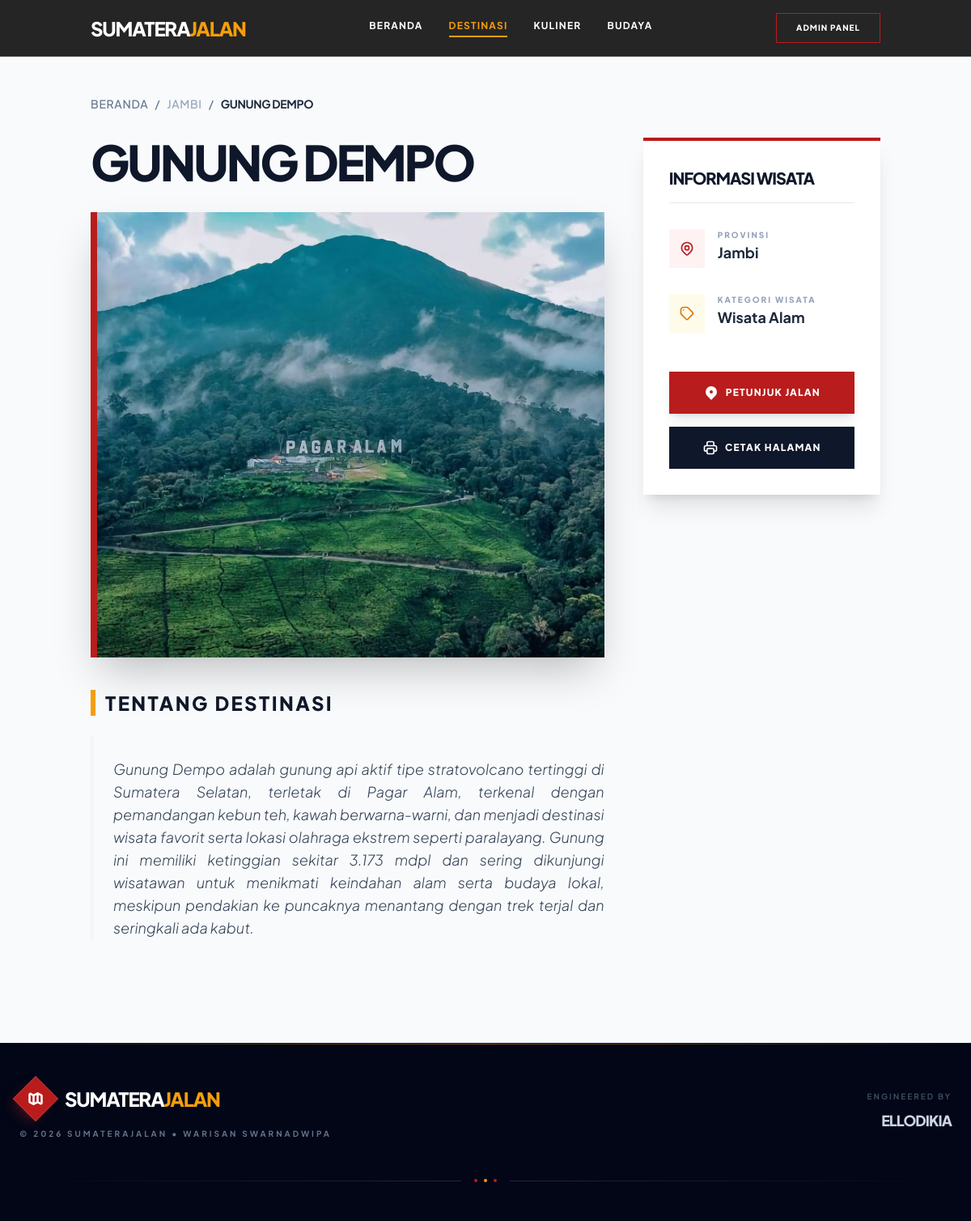
Page /detail.php?slug=gunung-dempo on the committed database.
### tables this page shows
CREATE TABLE `lokasi` (
  `id` int(11) NOT NULL,
  `provinsi_id` int(11) DEFAULT NULL,
  `kategori_id` int(11) DEFAULT NULL,
  `nama_tempat` varchar(100) NOT NULL,
  `slug` varchar(120) NOT NULL,
  `deskripsi` text DEFAULT NULL,
  `foto_utama` varchar(255) DEFAULT NULL,
  `link_maps` text DEFAULT NULL,
  `alamat` text DEFAULT NULL,
  `harga_tiket` varchar(50) DEFAULT 'Gratis',
  `jam_operasional` varchar(100) DEFAULT NULL,
  `google_maps_url` text DEFAULT NULL,
  `latitude` decimal(10,8) DEFAULT NULL,
  `longitude` decimal(11,8) DEFAULT NULL,
  `is_featured` tinyint(1) DEFAULT 0,
  `created_at` timestamp NOT NULL DEFAULT current_timestamp()
);

CREATE TABLE `provinsi` (
  `id` int(11) NOT NULL,
  `nama_provinsi` varchar(50) NOT NULL,
  `slug` varchar(50) NOT NULL,
  `ibu_kota` varchar(50) DEFAULT NULL,
  `foto_provinsi` varchar(255) DEFAULT NULL
);

CREATE TABLE `kategori` (
  `id` int(11) NOT NULL,
  `nama_kategori` varchar(50) NOT NULL,
  `slug` varchar(50) NOT NULL,
  `ikon` varchar(50) DEFAULT NULL
);

### detail.php (the view, shortened to what this page needs)
<?php
require_once 'config/database.php';
$slug = $_GET['slug'];
$query = "SELECT lokasi.*, provinsi.nama_provinsi, kategori.nama_kategori
          FROM lokasi
          JOIN provinsi ON lokasi.provinsi_id = provinsi.id
          JOIN kategori ON lokasi.kategori_id = kategori.id
          WHERE lokasi.slug = ?";
$stmt = $pdo->prepare($query);
$stmt->execute([$slug]);
$data = $stmt->fetch();
include 'includes/header.php';
?>
<main class="container mx-auto px-6 py-8 md:py-12">
    <nav class="flex flex-wrap text-[10px] md:text-sm text-slate-500 mb-6 md:mb-8 font-medium uppercase tracking-wider">
        <a href="index.php" class="hover:text-red-700 transition">Beranda</a>
        <span class="mx-2">/</span>
        <span class="text-slate-400"><?= $data['nama_provinsi'] ?></span>
        <span class="mx-2">/</span>
        <span class="font-bold text-slate-800 tracking-tight"><?= $data['nama_tempat'] ?></span>
    </nav>
    <div class="grid grid-cols-1 lg:grid-cols-3 gap-8 lg:gap-12">
        <div class="lg:col-span-2">
            <h1 class="text-3xl md:text-5xl lg:text-6xl font-black text-slate-900 mb-6 md:mb-8 leading-tight tracking-tighter uppercase">
                <?= $data['nama_tempat'] ?>
            </h1>
            <div class="mb-8 md:mb-10 rounded-none border-l-4 md:border-l-8 border-red-700 overflow-hidden shadow-2xl">
                <img src="assets/uploads/<?= $data['foto_utama'] ?>"
                     class="w-full h-[250px] sm:h-[400px] md:h-[550px] object-cover"
                     alt="<?= $data['nama_tempat'] ?>">
            </div>
            <div class="prose prose-slate max-w-none text-slate-700 leading-relaxed">
                <div class="flex items-center gap-3 mb-4 md:mb-6">
                    <div class="h-6 md:h-8 w-1.5 bg-amber-500"></div>
                    <h3 class="text-xl md:text-2xl font-black uppercase tracking-widest text-slate-900">Tentang Destinasi</h3>
                </div>
                <p class="whitespace-pre-line text-base md:text-lg text-justify font-light italic border-l-4 border-slate-100 pl-4 md:pl-6">
                    <?= $data['deskripsi'] ?>
                </p>
            </div>
        </div>
        <div class="lg:col-span-1">
            <div class="bg-white p-6 md:p-8 rounded-none border-t-4 border-red-700 shadow-xl lg:sticky lg:top-28">
                <h3 class="text-lg md:text-xl font-black uppercase tracking-tighter text-slate-900 mb-6 md:mb-8 border-b pb-4">Informasi Wisata</h3>
                <div class="grid grid-cols-1 sm:grid-cols-2 lg:grid-cols-1 gap-6 md:gap-8">
                    <div class="flex items-start gap-4">
                        <div class="p-3 bg-red-50 text-red-700">
                        </div>
                        <div>
                            <p class="text-[9px] md:text-[10px] font-black text-slate-400 uppercase tracking-[0.2em]">Provinsi</p>
                            <p class="font-bold text-slate-800 text-base md:text-lg"><?= $data['nama_provinsi'] ?></p>
                        </div>
                    </div>
                    <div class="flex items-start gap-4">
                        <div class="p-3 bg-amber-50 text-amber-600">
                        </div>
                        <div>
                            <p class="text-[9px] md:text-[10px] font-black text-slate-400 uppercase tracking-[0.2em]">Kategori Wisata</p>
                            <p class="font-bold text-slate-800 text-base md:text-lg"><?= $data['nama_kategori'] ?></p>
                        </div>
                    </div>
                </div>
                <div class="mt-8 md:mt-12 space-y-3 md:space-y-4">
                    <?php if(!empty($data['link_maps'])): ?>
                    <a href="<?= $data['link_maps'] ?>" target="_blank" class="w-full bg-red-700 text-white font-black uppercase tracking-widest py-3 md:py-4 rounded-none hover:bg-red-800 transition shadow-lg flex items-center justify-center gap-2 text-[10px] md:text-xs">
                        <svg xmlns="http://www.w3.org/2000/svg" class="h-4 w-4 md:h-5 md:w-5" viewBox="0 0 20 20" fill="currentColor">
                            <path fill-rule="evenodd" d="M5.05 4.05a7 7 0 119.9 9.9L10 18.9l-4.95-4.95a7 7 0 010-9.9zM10 11a2 2 0 100-4 2 2 0 000 4z" clip-rule="evenodd" />
                        </svg>
                        Petunjuk Jalan
                    </a>
                    <?php endif; ?>
                    <button onclick="window.print()" class="w-full bg-slate-900 text-white font-black uppercase tracking-widest py-3 md:py-4 rounded-none hover:bg-slate-800 transition flex items-center justify-center gap-2 text-[10px] md:text-xs">
                        Cetak Halaman
                    </button>
                </div>
            </div>
        </div>
    </div>
</main>
<?php
include 'includes/footer.php';
?>

### includes/header.php (style rules this page uses)
body { font-family: 'Plus Jakarta Sans', sans-serif; }

### rows in the picture
lokasi: provinsi.nama_provinsi "JAMBI", nama_tempat "GUNUNG DEMPO", foto_utama (picture), deskripsi "Gunung Dempo adalah gunung api aktif tipe stratovolcano tertinggi di Sumatera Selatan, terletak di Pagar Alam, terkenal dengan pemandangan kebun teh, kawah berwarna-warni, dan menjadi destinasi wisata favorit serta lokasi olahraga ekstrem seperti paralayang. Gunung ini memiliki ketinggian sekitar 3.173 mdpl dan sering dikunjungi wisatawan untuk menikmati keindahan alam serta budaya lokal, meskipun pendakian ke puncaknya menantang dengan trek terjal dan seringkali ada kabut.", provinsi.nama_provinsi "Jambi", kategori.nama_kategori "Wisata Alam"
